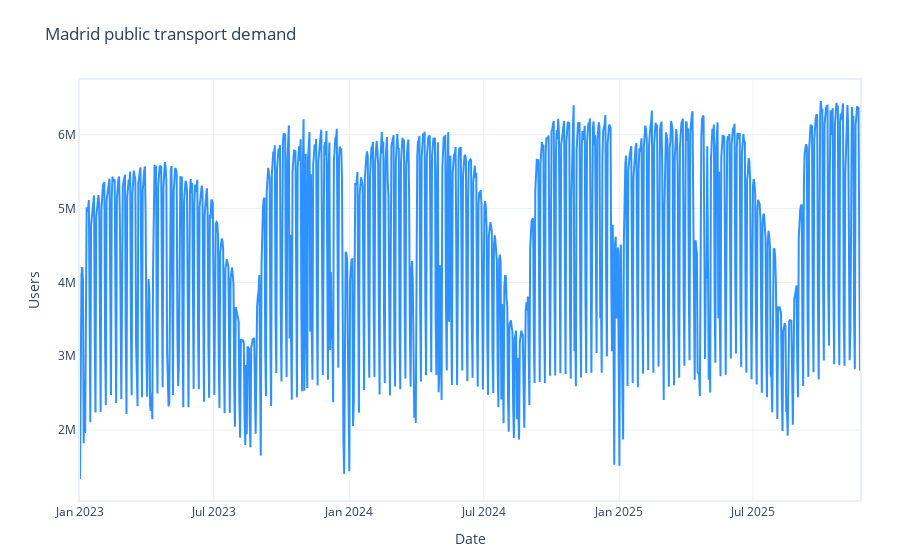

The cell this chart's notebook holds for it:
### Markdown cell above
### Initial time series plot

Perform the initial time series plot to analyze the time series behaviour

### Code cell
fig = go.Figure()
fig.add_trace( go.Scatter(x=data["ds"], y=data['y'], mode="lines",name="Total", line=dict(color="#2d92ff", width=2) ) )
fig.update_layout(
    title="Madrid public transport demand", xaxis_title="Date", yaxis_title="Users",
    plot_bgcolor="white", paper_bgcolor="white",
    xaxis=dict( showline=True, linewidth=2, linecolor="#ebf0f8", mirror=True, showgrid=True, gridcolor="#ebf0f8", zeroline=False ),
    yaxis=dict( showline=True, linewidth=2, linecolor="#ebf0f8", mirror=True, showgrid=True, gridcolor="#ebf0f8", zeroline=False ),
    margin=dict(l=80, r=40, t=80, b=60)
)
fig.show()

### Figure 1 — Plotly figure (JSON) as saved in the notebook; plotly's stock layout.template omitted (floating-point values rounded to 4 significant figures; data arrays with more than 128 entries replaced by an {"elided": "..."} marker saying what was removed)
{"data": [{"line": {"color": "#2d92ff", "width": 2}, "mode": "lines", "name": "<b style=\"color:sandybrown\">[R]</b> Total <i style=\"color:#fc9944\">~1D</i>", "type": "scatter", "uid": "a0bdc0a1-1b51-4860-ac32-6b4428c93250", "x": {"elided": "1000 str values"}, "y": {"elided": "1000 int values"}}], "layout": {"margin": {"b": 60, "l": 80, "r": 40, "t": 80}, "paper_bgcolor": "white", "plot_bgcolor": "white", "title": {"text": "Madrid public transport demand"}, "xaxis": {"gridcolor": "#ebf0f8", "linecolor": "#ebf0f8", "linewidth": 2, "mirror": true, "showgrid": true, "showline": true, "title": {"text": "Date"}, "zeroline": false}, "yaxis": {"gridcolor": "#ebf0f8", "linecolor": "#ebf0f8", "linewidth": 2, "mirror": true, "showgrid": true, "showline": true, "title": {"text": "Users"}, "zeroline": false}}}
